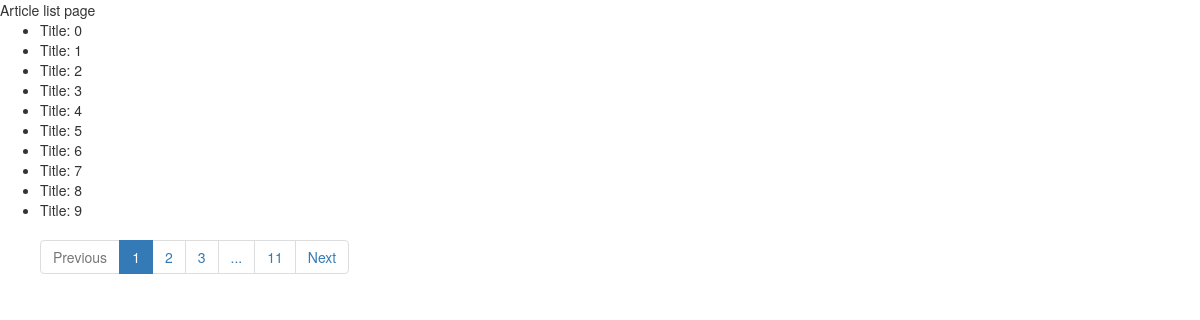
Screenshot of /article/list/ with the database file from the repository.
### front/models.py (models this page shows)
class Article(models.Model):
    title = models.CharField(max_length=100)
    content = models.TextField()
    create_time = models.DateTimeField(auto_now_add=True)

### front/views.py (the view)
# urls.py: path('list/', views.BookListView.as_view(), name='article_list'),
class BookListView(ListView):
    model = Article
    template_name = 'article_list1.html'
    context_object_name = 'articles'
    paginate_by = 10
    ordering = 'create_time'
    page_kwarg = 'p'
    def get_context_data(self, **kwargs):
        context =super(BookListView, self).get_context_data(**kwargs)
        context['username'] = 'Lu.Biq'
        paginator = context.get('paginator')
        page_obj = context.get('page_obj')
        pagination_data = self.get_pagination_data(paginator, page_obj)
        context.update(pagination_data)
        return context
    def get_pagination_data(self, paginator, page_obj, around_count=2):
        current_page = page_obj.number
        num_pages = paginator.num_pages
        left_has_more = False
        right_has_more = False
        if current_page <= around_count + 2:
            left_pages = range(1, current_page)
        else:
            left_has_more = True
            left_pages = range(current_page-around_count, current_page)
        if current_page >= num_pages - around_count - 1:
            right_pages = range(current_page+1, num_pages+1)
        else:
            right_has_more = True
            right_pages = range(current_page+1, current_page+around_count+1)
        return {
            'left_pages': left_pages,
            'right_pages': right_pages,
            'current_page': current_page,
            'left_has_more': left_has_more,
            'right_has_more': right_has_more,
            'num_pages': num_pages,
        }

### templates/article_list1.html (shortened to what this page needs)
<!DOCTYPE html>
<html lang="en">
<head>
    <link rel="stylesheet" href="https://cdn.jsdelivr.net/npm/bootstrap@3.3.7/dist/css/bootstrap.min.css">
</head>
<body>
    Article list page <br>
    <ul>
        {% for article in articles %}
            <li>{{ article.title }}</li>
        {% endfor %}
        <ul class="pagination">
            {% if page_obj.has_previous %}
                <li><a href="{% url 'front:article_list' %}?p={{ page_obj.previous_page_number }}">Previous</a></li>
            {% else %}
                <li class="disabled"><a href="javascript: void(0);">Previous</a></li>
            {% endif %}
            <li class="active"><a href="{% url 'front:article_list' %}?p={{ current_page }}">{{ current_page }}</a></li>
            {% for right_page in right_pages %}
                <li><a href="{% url 'front:article_list' %}?p={{ right_page }}">{{ right_page }}</a></li>
            {% endfor %}
            {% if right_has_more %}
                <li><a href="javascript: void(0);">...</a></li>
                <li><a href="{% url 'front:article_list' %}p?={{ num_pages }}">{{ num_pages }}</a></li>
            {% endif %}
            {% if page_obj.has_next %}
                <li><a href="{% url 'front:article_list' %}?p={{ page_obj.next_page_number }}">Next</a></li>
            {% else %}
                <li class="disabled"><a href="javascript: void(0);">Next</a></li>
            {% endif %}
        </ul>
    </ul>
</body>
</html>

### rows the page displays
Article: title "Title: 0"
Article: title "Title: 1"
Article: title "Title: 2"
Article: title "Title: 3"
Article: title "Title: 4"
Article: title "Title: 5"
Article: title "Title: 6"
Article: title "Title: 7"
Article: title "Title: 8"
Article: title "Title: 9"

### other values shown
{{ current_page }} "1"
{{ right_page }} "2" "3"
{{ num_pages }} "11"
